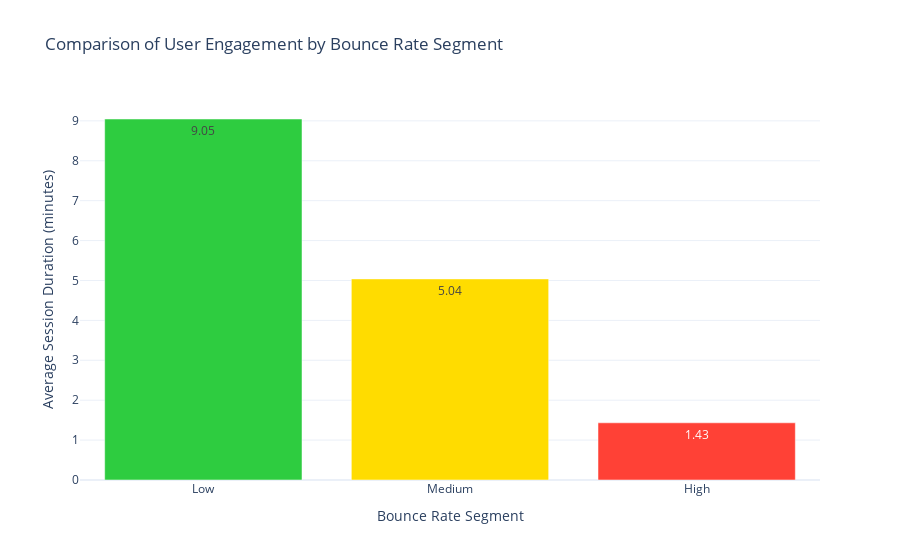

Notebook cell for this chart:
### Code cell
# Calculate the average session duration for each segment
segment_avg_duration = data.groupby('Bounce Rate Segment')['Avg. Session Duration'].mean()

# Create a bar chart to compare user engagement
engagement_fig = go.Figure(data=go.Bar(
    x=segment_avg_duration.index,
    y=segment_avg_duration,
    text=segment_avg_duration.round(2),
    textposition='auto',
    marker=dict(color=['#2ECC40', '#FFDC00', '#FF4136'])
))

engagement_fig.update_layout(
    title='Comparison of User Engagement by Bounce Rate Segment',
    xaxis=dict(title='Bounce Rate Segment'),
    yaxis=dict(title='Average Session Duration (minutes)'),
)

engagement_fig.show()

### Figure 1 — Plotly figure (JSON) as saved in the notebook; plotly's stock layout.template omitted (floating-point values rounded to 4 significant figures)
{"data": [{"marker": {"color": ["#2ECC40", "#FFDC00", "#FF4136"]}, "text": [9.05, 5.04, 1.43], "textposition": "auto", "type": "bar", "x": ["Low", "Medium", "High"], "y": [9.046, 5.039, 1.433]}], "layout": {"title": {"text": "Comparison of User Engagement by Bounce Rate Segment"}, "xaxis": {"title": {"text": "Bounce Rate Segment"}}, "yaxis": {"title": {"text": "Average Session Duration (minutes)"}}}}
